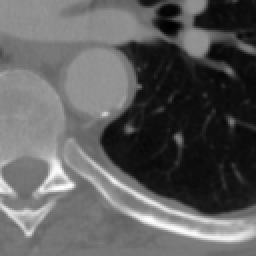
#> input picture LIDC-IDRI-slices/LIDC-IDRI-0011/nodule-6/images/slice-2.png, 128 x 128 px (shown 2 times larger)
$ python -i pulmoseg_processor.py   (imports and definitions only)
#> lines starting #> are read from the running program, lines starting #| are printed output that depends on the picture; after the words box and inside, x2 and y2 are one past the last pixel; in counts of white or black regions, pixels touching at a corner belong together
"""
PulmoSeg Processor - Segmentação Clássica de Nódulos Pulmonares
Implementa pipeline: Grayscale -> CLAHE -> Otsu -> Morfologia
"""

import cv2
import numpy as np
from pathlib import Path
from typing import Tuple, List, Optional


class PulmoSegProcessor:
    """
    Processador de segmentação de nódulos pulmonares usando técnicas clássicas.
    Pipeline: Conversão Grayscale -> CLAHE -> Limiarização de Otsu -> Morfologia
    """

    def __init__(self, clip_limit: float = 2.0, tile_grid_size: Tuple[int, int] = (8, 8)):
        """
        Inicializa o processador com parâmetros de CLAHE.

        Args:
            clip_limit: Limite de contraste para CLAHE (padrão: 2.0)
            tile_grid_size: Tamanho da grade de tiles para CLAHE (padrão: (8, 8))
        """
        self.clip_limit = clip_limit
        self.tile_grid_size = tile_grid_size
        self.clahe = cv2.createCLAHE(clipLimit=clip_limit, tileGridSize=tile_grid_size)

    def process_slice(self, image_path: str) -> Tuple[np.ndarray, np.ndarray, np.ndarray, int]:
        """
        Processa uma única fatia de TC aplicando o pipeline completo.

        Etapas:
        1. Carregamento e conversão para escala de cinza
        2. Realce com CLAHE
        3. Segmentação com Otsu
        4. Operação morfológica (abertura) para remover ruído
        5. Extração de atributos (área)

        Args:
            image_path: Caminho para a imagem da fatia

        Returns:
            Tupla contendo:
            - gray: Imagem em escala de cinza
            - clahe_result: Imagem após CLAHE
            - otsu_mask: Máscara binária após Otsu + morfologia
            - area: Área do nódulo segmentado em pixels
        """
        # Etapa 1: Aquisição e Conversão para Grayscale
        image = cv2.imread(str(image_path))
#> image is the input picture: shape (128, 128, 3); min 0, max 255, mean 93.8
        if image is None:
            raise ValueError(f"Não foi possível carregar a imagem: {image_path}")

        gray = cv2.cvtColor(image, cv2.COLOR_BGR2GRAY)

        # Etapa 2: Realce com CLAHE
        clahe_result = self.clahe.apply(gray)
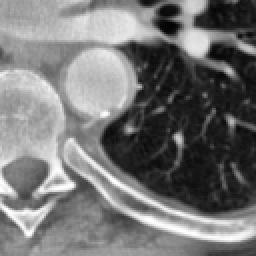
#> clahe_result: shape (128, 128) (shown 2 times larger); min 2, max 255, mean 117.1

        # Etapa 3: Segmentação com Otsu
        _, otsu_mask = cv2.threshold(clahe_result, 0, 255, cv2.THRESH_BINARY + cv2.THRESH_OTSU)
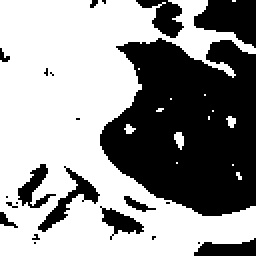
#> otsu_mask: shape (128, 128) (shown 2 times larger); 58.8% white; 23 black regions (14 under 20 px), largest, box (x1, y1, x2, y2) and area: (50, 19, 128, 108) 5125, (97, 0, 128, 24) 489, (19, 83, 50, 116) 243

        # Etapa 4: Morfologia - Abertura para remover ruído pequeno
        kernel = cv2.getStructuringElement(cv2.MORPH_ELLIPSE, (3, 3))
        otsu_mask = cv2.morphologyEx(otsu_mask, cv2.MORPH_OPEN, kernel, iterations=1)
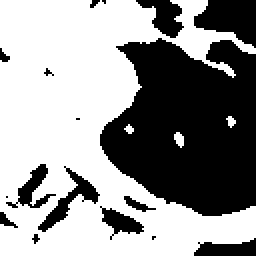
#> otsu_mask: shape (128, 128) (shown 2 times larger); 58.4% white; 17 black regions (7 under 20 px), largest, box (x1, y1, x2, y2) and area: (50, 19, 128, 108) 5162, (97, 0, 128, 24) 491, (19, 83, 50, 116) 252

        # Etapa 5: Extração de Atributos - Área
        area = cv2.countNonZero(otsu_mask)
#> area = 9562

        return gray, clahe_result, otsu_mask, area


# [85 lines left out: functions create_consensus_mask, calculate_dice, calculate_iou, not called in this run]

>>> result = PulmoSegProcessor().process_slice('../LIDC-IDRI-slices/LIDC-IDRI-0011/nodule-6/images/slice-2.png')
